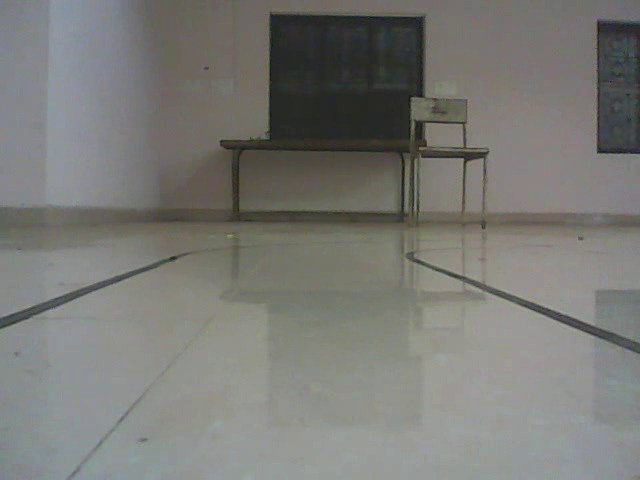
#> input picture frame 17 of Deep_Learning/Lane1.mp4, 640 x 480 px, given in place of output3.avi, which was not available
$ python Bot_Decision.py   (Python 2 division)   (older library calls are emulated)
#> lines starting #> are read from the running program, lines starting #| are printed output that depends on the picture; after the words box and inside, x2 and y2 are one past the last pixel; in counts of white or black regions, pixels touching at a corner belong together; pictures that were not available may be replaced by others from this repository, and a replacement may not be noted
#!/usr/bin/env python

import numpy as np
import cv2
import time

cap = cv2.VideoCapture('output3.avi')

while(1):
	ret, frame = cap.read()
#> frame is the input picture: shape (480, 640, 3); mean B, G, R 117.8, 121.7, 121.7
	resize_img=cv2.resize(frame,(600,600))
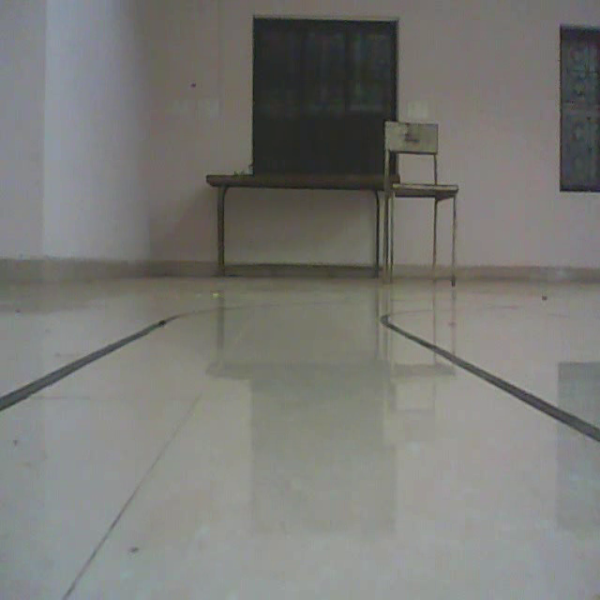
#> resize_img: shape (600, 600, 3); mean B, G, R 117.8, 121.6, 121.6
	crop_img=resize_img[200:600,0:600]
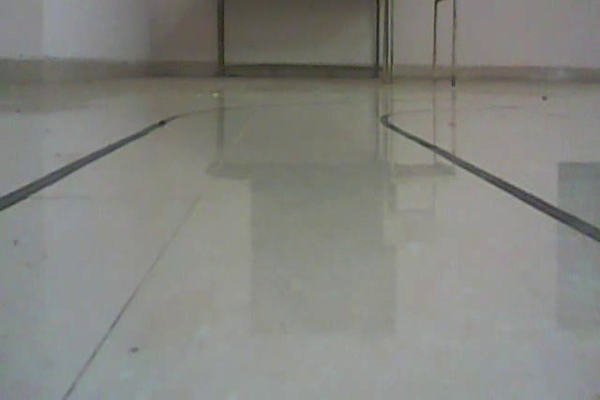
#> crop_img: shape (400, 600, 3); mean B, G, R 127.8, 132.7, 132.1

	gray = cv2.cvtColor(crop_img, cv2.COLOR_BGR2GRAY)
	kernal= np.ones((5,5) , np.float32)/25
	median=cv2.medianBlur(gray, 25)
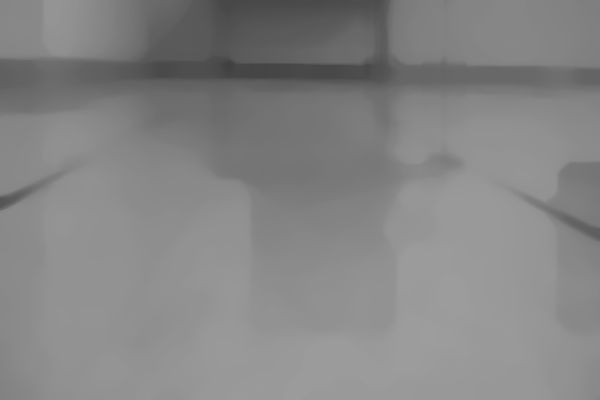
#> median: shape (400, 600); min 64, max 157, mean 132.9
	ret,thresh = cv2.threshold(median,127,255,cv2.THRESH_BINARY_INV+cv2.THRESH_OTSU)
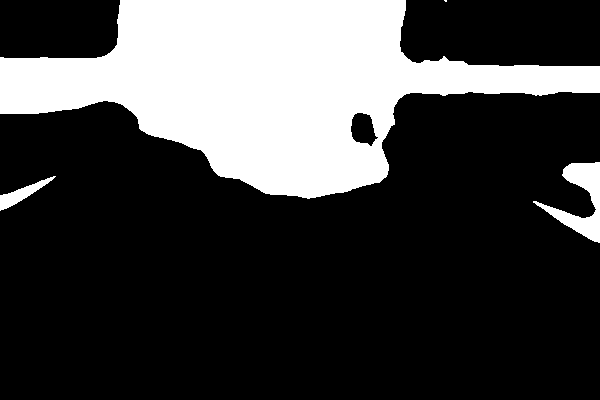
#> thresh: shape (400, 600); 25.6% white; 4 white regions (1 under 20 px)
#> ret = 123
	_,contours, h = cv2.findContours(thresh, cv2.RETR_TREE,cv2.CHAIN_APPROX_SIMPLE)
#> contours = 5 contours, 1 with area under 20; largest, box (x1, y1, x2, y2) and area: (0, 0, 600, 199) 58900, (533, 162, 600, 243) 1803, (350, 112, 379, 147) 655, (0, 176, 56, 211) 500; h = [[1, -1, -1, -1], [2, 0, -1, -1], [3, 1, -1, -1], [-1, 2, 4, -1], [-1, -1, -1, 3]]

	sort=sorted(contours, key=cv2.contourArea, reverse=True)
#> sort has the same summary as contours
	L1=sort[0]
#> L1 = contour of 348 points, box (x1, y1, x2, y2) (0, 0, 600, 199), area 58900
	L2=sort[1]
#> L2 = contour of 133 points, box (x1, y1, x2, y2) (533, 162, 600, 243), area 1803

	M1 = cv2.moments(L1)
#> M1 = moments, m00 58900, centre m10/m00, m01/m00 = (267.8, 84.72)
	cx1 = int(M1['m10']/M1['m00'])
#> cx1 = 267
	cy1 = int(M1['m01']/M1['m00'])
#> cy1 = 84
	M2 = cv2.moments(L2)
#> M2 = moments, m00 1803, centre m10/m00, m01/m00 = (581.4, 199.1)
	cx2 = int(M2['m10']/M2['m00'])
#> cx2 = 581
	cy2 = int(M2['m01']/M2['m00'])
#> cy2 = 199

	cx=(cx1+cx2)/2
#> cx = 424

	if(0<cx<310):
        	print "RIGHT"
    	elif(370<cx<600):
        	print "LEFT"
    	else:
        	print "STRAIGHT"

	cv2.circle(crop_img,(cx1,cy1),2,(255,0,0),4)
#> crop_img: shape (400, 600, 3); 0.02% of pixels changed, all inside (x1, y1, x2, y2) = (263, 80, 272, 89)
	cv2.circle(crop_img,(cx2,cy2),2,(255,0,0),4)
#> crop_img: shape (400, 600, 3); mean B, G, R 127.8, 132.7, 132.1

	cv2.imshow('frame',frame)
	#cv2.imshow('frame1',thresh)
	#cv2.imshow('frame',crop_img)

	time.sleep(0.2)

cap.release()
cv2.destroyAllWindows()

$ run again, starting later in the video
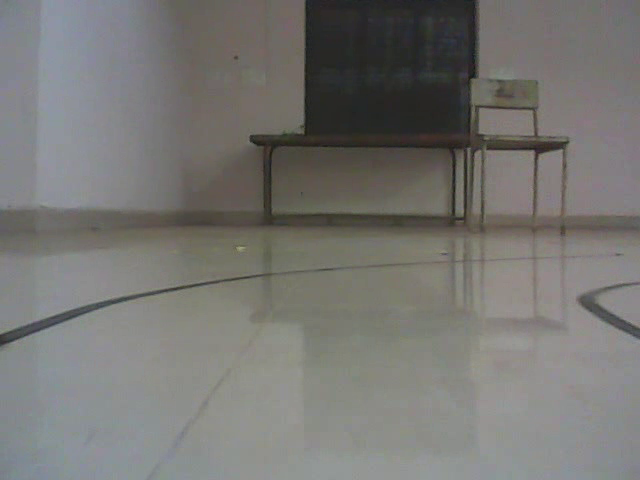
#> input picture frame 77 of Deep_Learning/Lane1.mp4, 640 x 480 px, given in place of output3.avi, which was not available
#> frame is the input picture: shape (480, 640, 3); mean B, G, R 114.7, 117.8, 118.7
#> `median=cv2.medianBlur(gray, 25)`:
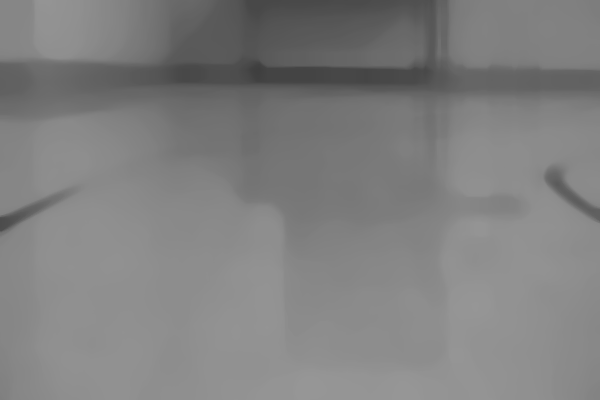
#> median: shape (400, 600); min 62, max 150, mean 128.1
#> `ret,thresh = cv2.threshold(median,127,255,cv2.THRESH_BINARY_INV+cv2.TH..`:
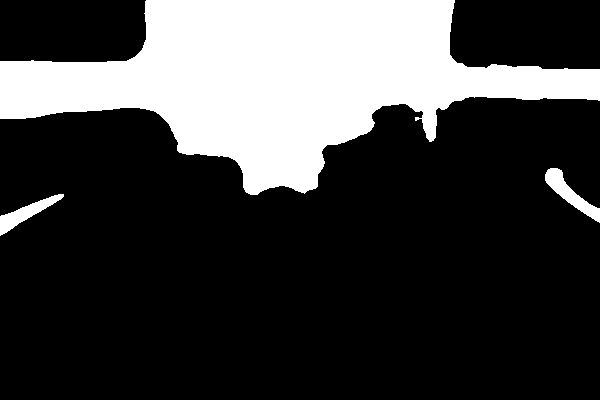
#> thresh: shape (400, 600); 24.7% white; 3 white regions
#> ret = 118
#> contours = 3 contours; box (x1, y1, x2, y2) and area: (0, 0, 600, 195) 56794, (545, 168, 600, 223) 852, (0, 194, 64, 236) 730; h = [[1, -1, -1, -1], [2, 0, -1, -1], [-1, 1, -1, -1]]
#> sort has the same summary as contours
#> L1 = contour of 348 points, box (x1, y1, x2, y2) (0, 0, 600, 195), area 56794
#> L2 = contour of 66 points, box (x1, y1, x2, y2) (545, 168, 600, 223), area 852
#> M1 = moments, m00 56794, centre m10/m00, m01/m00 = (280.8, 78.12)
#> cx1 = 280
#> cy1 = 78
#> M2 = moments, m00 852, centre m10/m00, m01/m00 = (569.6, 193.3)
#> cx2 = 569
#> cy2 = 193
#> cx = 424

$ run again, starting later in the video
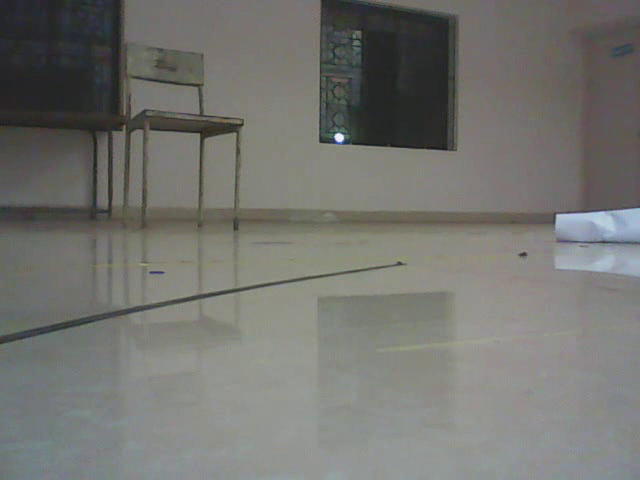
#> input picture frame 137 of Deep_Learning/Lane1.mp4, 640 x 480 px, given in place of output3.avi, which was not available
#> frame is the input picture: shape (480, 640, 3); mean B, G, R 111.7, 115.8, 115.7
#> `median=cv2.medianBlur(gray, 25)`:
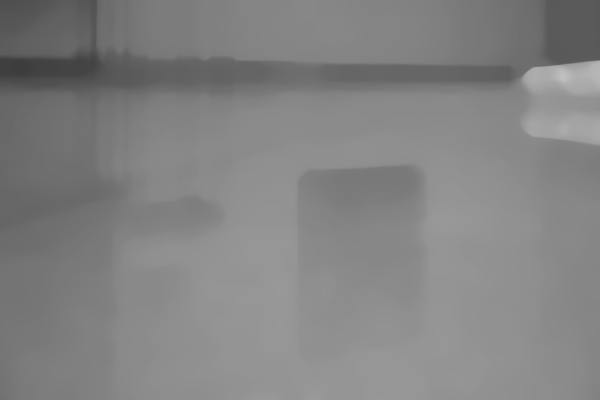
#> median: shape (400, 600); min 61, max 191, mean 130.7
#> `ret,thresh = cv2.threshold(median,127,255,cv2.THRESH_BINARY_INV+cv2.TH..`:
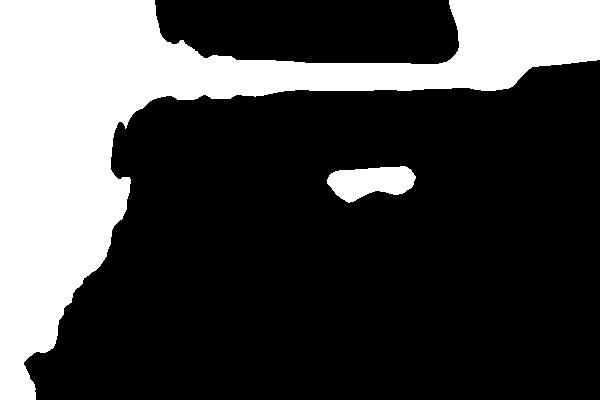
#> thresh: shape (400, 600); 27.7% white; 2 white regions
#> ret = 123
#> contours = 2 contours; box (x1, y1, x2, y2) and area: (0, 0, 600, 400) 63234, (327, 166, 416, 203) 2114; h = [[1, -1, -1, -1], [-1, 0, -1, -1]]
#> sort has the same summary as contours
#> L1 = contour of 366 points, box (x1, y1, x2, y2) (0, 0, 600, 400), area 63234
#> L2 = contour of 90 points, box (x1, y1, x2, y2) (327, 166, 416, 203), area 2114
#> M1 = moments, m00 63233.5, centre m10/m00, m01/m00 = (174.7, 123.2)
#> cx1 = 174
#> cy1 = 123
#> M2 = moments, m00 2114.5, centre m10/m00, m01/m00 = (370.4, 181.4)
#> cx2 = 370
#> cy2 = 181
#> cx = 272
